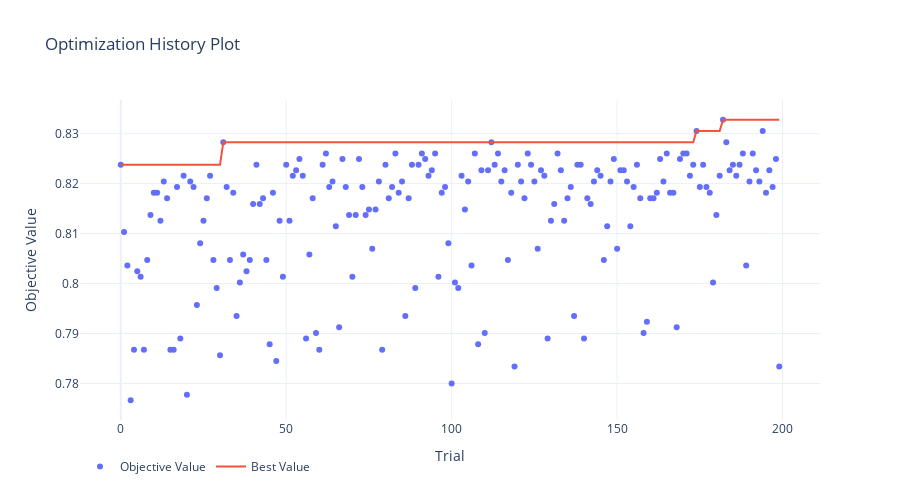
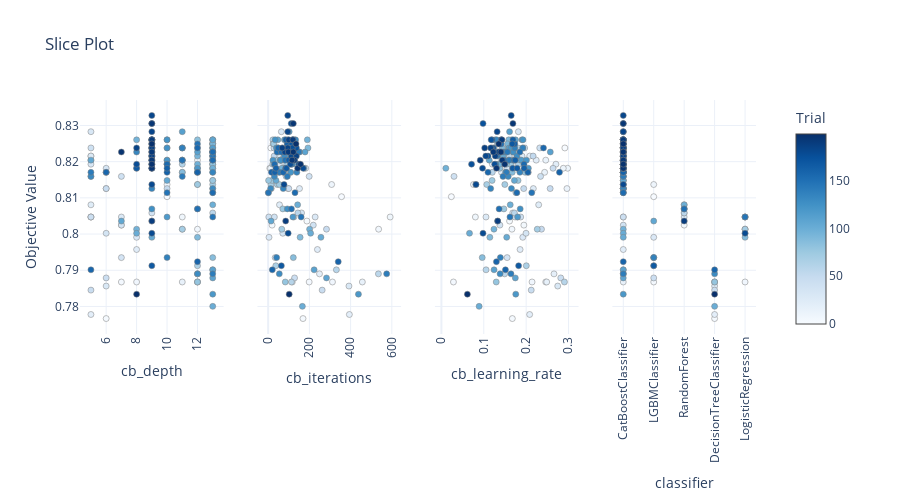

Write notebook code for charts like these, in order.
### Markdown cell above
The plots below will also show how models were optimised and which model performed best.

### Code cell
fig = optuna.visualization.plot_optimization_history(study)
fig.update_layout(
    legend=dict(orientation='h'),
    template='plotly_white',
    width=FIG_WIDTH, height=FIG_HEIGHT
)
fig.show()

fig = optuna.visualization.plot_slice(study, params=relevant_params)
fig.update_layout(
    legend=dict(orientation='h'),
    template='plotly_white',
    width=FIG_WIDTH, height=FIG_HEIGHT
)
fig.update_xaxes(tickangle=-90)
fig.show()

### Figure 1 — Plotly figure (JSON) as saved in the notebook; plotly's stock layout.template omitted (floating-point values rounded to 4 significant figures; data arrays with more than 128 entries replaced by an {"elided": "..."} marker saying what was removed)
{"data": [{"mode": "markers", "name": "Objective Value", "type": "scatter", "x": {"elided": "200 int values"}, "y": {"elided": "200 float values"}}, {"name": "Best Value", "type": "scatter", "x": {"elided": "200 int values"}, "y": {"elided": "200 float values"}}], "layout": {"height": 500, "legend": {"orientation": "h"}, "title": {"text": "Optimization History Plot"}, "width": 900, "xaxis": {"title": {"text": "Trial"}}, "yaxis": {"title": {"text": "Objective Value"}}}}

### Figure 2 — Plotly figure (JSON) as saved in the notebook; plotly's stock layout.template omitted (floating-point values rounded to 4 significant figures; data arrays with more than 128 entries replaced by an {"elided": "..."} marker saying what was removed)
{"data": [{"marker": {"color": {"elided": "200 int values"}, "colorbar": {"title": {"text": "Trial"}, "x": 1, "xpad": 40}, "colorscale": [[0, "rgb(247,251,255)"], [0.125, "rgb(222,235,247)"], [0.25, "rgb(198,219,239)"], [0.375, "rgb(158,202,225)"], [0.5, "rgb(107,174,214)"], [0.625, "rgb(66,146,198)"], [0.75, "rgb(33,113,181)"], [0.875, "rgb(8,81,156)"], [1, "rgb(8,48,107)"]], "line": {"color": "Grey", "width": 0.5}, "showscale": true}, "mode": "markers", "showlegend": false, "type": "scatter", "x": {"elided": "200 int values"}, "xaxis": "x", "y": {"elided": "200 float values"}, "yaxis": "y"}, {"marker": {"color": {"elided": "200 int values"}, "colorbar": {"title": {"text": "Trial"}, "x": 1, "xpad": 40}, "colorscale": [[0, "rgb(247,251,255)"], [0.125, "rgb(222,235,247)"], [0.25, "rgb(198,219,239)"], [0.375, "rgb(158,202,225)"], [0.5, "rgb(107,174,214)"], [0.625, "rgb(66,146,198)"], [0.75, "rgb(33,113,181)"], [0.875, "rgb(8,81,156)"], [1, "rgb(8,48,107)"]], "line": {"color": "Grey", "width": 0.5}, "showscale": false}, "mode": "markers", "showlegend": false, "type": "scatter", "x": {"elided": "200 int values"}, "xaxis": "x2", "y": {"elided": "200 float values"}, "yaxis": "y2"}, {"marker": {"color": {"elided": "200 int values"}, "colorbar": {"title": {"text": "Trial"}, "x": 1, "xpad": 40}, "colorscale": [[0, "rgb(247,251,255)"], [0.125, "rgb(222,235,247)"], [0.25, "rgb(198,219,239)"], [0.375, "rgb(158,202,225)"], [0.5, "rgb(107,174,214)"], [0.625, "rgb(66,146,198)"], [0.75, "rgb(33,113,181)"], [0.875, "rgb(8,81,156)"], [1, "rgb(8,48,107)"]], "line": {"color": "Grey", "width": 0.5}, "showscale": false}, "mode": "markers", "showlegend": false, "type": "scatter", "x": {"elided": "200 float values"}, "xaxis": "x3", "y": {"elided": "200 float values"}, "yaxis": "y3"}, {"marker": {"color": {"elided": "200 int values"}, "colorbar": {"title": {"text": "Trial"}, "x": 1, "xpad": 40}, "colorscale": [[0, "rgb(247,251,255)"], [0.125, "rgb(222,235,247)"], [0.25, "rgb(198,219,239)"], [0.375, "rgb(158,202,225)"], [0.5, "rgb(107,174,214)"], [0.625, "rgb(66,146,198)"], [0.75, "rgb(33,113,181)"], [0.875, "rgb(8,81,156)"], [1, "rgb(8,48,107)"]], "line": {"color": "Grey", "width": 0.5}, "showscale": false}, "mode": "markers", "showlegend": false, "type": "scatter", "x": {"elided": "200 str values"}, "xaxis": "x4", "y": {"elided": "200 float values"}, "yaxis": "y4"}], "layout": {"height": 500, "legend": {"orientation": "h"}, "title": {"text": "Slice Plot"}, "width": 900, "xaxis": {"anchor": "y", "domain": [0, 0.2125], "tickangle": -90, "title": {"text": "cb_depth"}}, "xaxis2": {"anchor": "y2", "domain": [0.2625, 0.475], "tickangle": -90, "title": {"text": "cb_iterations"}}, "xaxis3": {"anchor": "y3", "domain": [0.525, 0.7375], "tickangle": -90, "title": {"text": "cb_learning_rate"}}, "xaxis4": {"anchor": "y4", "domain": [0.7875, 1], "tickangle": -90, "title": {"text": "classifier"}}, "yaxis": {"anchor": "x", "domain": [0, 1], "title": {"text": "Objective Value"}}, "yaxis2": {"anchor": "x2", "domain": [0, 1], "matches": "y", "showticklabels": false}, "yaxis3": {"anchor": "x3", "domain": [0, 1], "matches": "y", "showticklabels": false}, "yaxis4": {"anchor": "x4", "domain": [0, 1], "matches": "y", "showticklabels": false}}}
